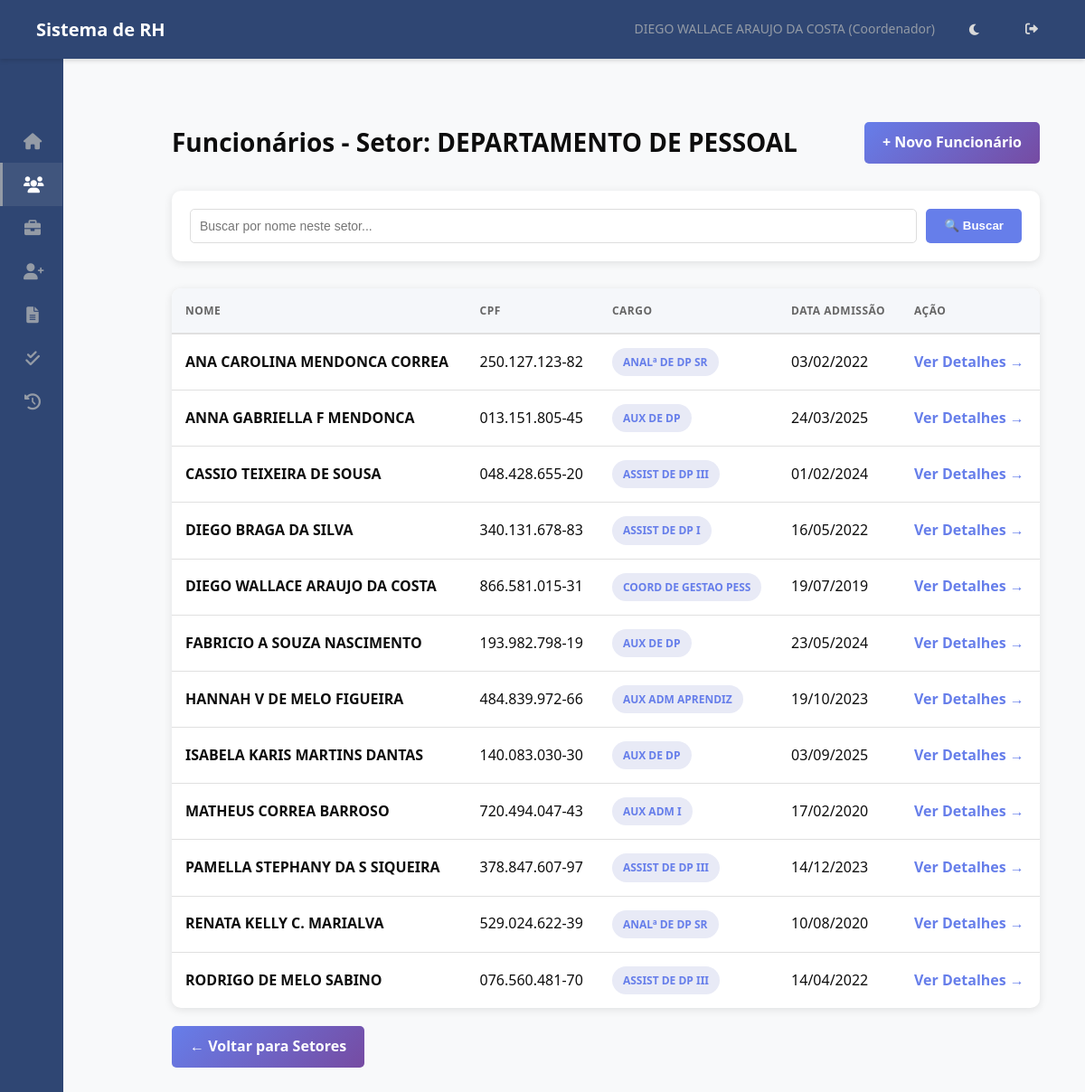
The app's page /funcionarios/setor/11/ (signed in) with its own data.
### hierarquia/models.py (models this page shows, shortened)
class Funcionario(models.Model):
    usuario = models.OneToOneField(User, on_delete=models.SET_NULL, null=True, blank=True, related_name='funcionario')
    nome = models.CharField(max_length=255)
    data_nascimento = models.DateField(blank=True, null=True)
    cpf = models.CharField(max_length=14, unique=True, validators=[cpf_validator])
    data_admissao = models.DateField()
    cargo = models.ForeignKey(Cargo, on_delete=models.PROTECT, related_name='funcionarios')
    setor_primario = models.ForeignKey(
        Setor,
        on_delete=models.PROTECT, # Protege contra exclusão de setor com funcionários
        related_name='funcionarios_primarios', # Nome para acesso reverso
        verbose_name='Setor Principal',
        null=True, # TEMPORARIAMENTE True para facilitar migração inicial, depois pode ser False
        blank=True # TEMPORARIAMENTE True
    )
    setores_responsaveis = models.ManyToManyField(
        Setor,
        related_name='responsaveis', # Permite Setor.responsaveis.all()
        blank=True, # Muitos funcionários não serão responsáveis por nenhum setor
        verbose_name='Setores Responsáveis'
    )
    centro_servico = models.ForeignKey(CentroServico, on_delete=models.SET_NULL, null=True, blank=True, related_name='funcionarios')
    ativo = models.BooleanField(default=True)
    criado_em = models.DateTimeField(auto_now_add=True)
    atualizado_em = models.DateTimeField(auto_now=True)
    class Meta:
        ordering = ['nome']
        verbose_name = 'Funcionário'
        verbose_name_plural = 'Funcionários'

class Cargo(models.Model):
    NIVEL_CHOICES = [
        (1, 'Diretor'),
        (2, 'Gestor'),
        (3, 'Coordenador'),
        (4, 'Supervisor'),
        (5, 'ADM/Analista'), # E outros níveis operacionais
    ]
    nome = models.CharField(max_length=255, unique=True)
    nivel = models.IntegerField(choices=NIVEL_CHOICES)
    descricao = models.TextField(blank=True, null=True)
    criado_em = models.DateTimeField(auto_now_add=True)
    atualizado_em = models.DateTimeField(auto_now=True)
    class Meta:
        ordering = ['nivel', 'nome']
        verbose_name = 'Cargo'
        verbose_name_plural = 'Cargos'

class Setor(models.Model):
    nome = models.CharField(max_length=255, unique=True)
    descricao = models.TextField(blank=True, null=True)
    criado_em = models.DateTimeField(auto_now_add=True)
    atualizado_em = models.DateTimeField(auto_now=True)
    class Meta:
        ordering = ['nome']
        verbose_name = 'Setor'
        verbose_name_plural = 'Setores'

### hierarquia/views.py (the view)
# urls.py: path('funcionarios/setor/<int:setor_id>/', views.listar_funcionarios_por_setor, name='listar_funcionarios_por_setor'),
@login_required(login_url='login')
def listar_funcionarios_por_setor(request, setor_id):
    try:
        funcionario_logado = request.user.funcionario
    except Funcionario.DoesNotExist:
        return render(request, 'hierarquia/sem_acesso.html')
    setor = get_object_or_404(Setor, id=setor_id)
    permitido = False
    if funcionario_logado.cargo.nivel == 1:
        permitido = True
    elif funcionario_logado.setor_primario == setor:
        permitido = True
    elif funcionario_logado.setores_responsaveis.filter(pk=setor.pk).exists():
        permitido = True
    if not permitido:
         return render(request, 'hierarquia/sem_permissao.html', {'mensagem': f'Você não tem permissão para ver funcionários do setor "{setor.nome}".'})
    funcionarios = Funcionario.objects.filter(ativo=True, setor_primario=setor)
    busca = request.GET.get('busca', '')
    if busca:
        funcionarios = funcionarios.filter(nome__icontains=busca)
    context = {
        'funcionario_logado': funcionario_logado,
        'funcionarios': funcionarios.order_by('nome'),
        'setor': setor,
        'busca': busca,
    }
    return render(request, 'hierarquia/listar_funcionarios.html', context)

### hierarquia/templatetags/rh_tags.py (called while the page is built)
@register.simple_tag
def is_rh_or_dp(funcionario):
    if funcionario and funcionario.setor_primario:
        if funcionario.setor_primario.nome.upper() in (s.upper() for s in RH_DP_SETORES):
            return True
    return False

### templates/hierarquia/listar_funcionarios.html (shortened to what this page needs)
{% extends 'base.html' %}
{% load static %}
{% block extra_css %}
    <link rel="stylesheet" href="{% static 'css/listar_funcionarios.css' %}">
{% endblock extra_css %}
{% block content %}
<div class="container">
    <div class="header">
        <h2>Funcionários - Setor: {{ setor.nome }}</h2>
        {% if perms.hierarquia.add_funcionario %}
            <a href="{% url 'cadastrar_funcionario' %}?setor_id={{ setor.id }}" class="btn">+ Novo Funcionário</a>
        {% endif %}
    </div>
    <div class="search-box">
        <form method="GET">
            <input type="text" name="busca" placeholder="Buscar por nome neste setor..." value="{{ busca }}">
            <button type="submit">🔍 Buscar</button>
        </form>
    </div>
    {% if funcionarios %}
    <div class="table-container">
        <table>
            <thead>
                <tr>
                    <th>Nome</th>
                    <th>CPF</th>
                    <th>Cargo</th>
                    <th>Data Admissão</th>
                    <th>Ação</th>
                </tr>
            </thead>
            <tbody>
                {% for func in funcionarios %}
                <tr>
                    <td><strong>{{ func.nome }}</strong></td>
                    <td>{{ func.cpf }}</td>
                    <td><span class="cargo-badge">{{ func.cargo.nome }}</span></td>
                    <td>{{ func.data_admissao|date:"d/m/Y" }}</td>
                    <td>
                        <a href="{% url 'detalhar_funcionario' func.id %}" class="action-link">Ver Detalhes →</a>
                    </td>
                </tr>
                {% endfor %}
            </tbody>
        </table>
    </div>
    {% endif %}
    <a href="{% url 'listar_setores_funcionarios' %}" class="btn" style="margin-top: 20px;">← Voltar para Setores</a>
</div>
{% endblock content %}

### templates/base.html (shortened to what this page needs)
{% load static %}
{% load rh_tags %}
<!DOCTYPE html>
<html lang="pt-BR">
<head>
    <link rel="stylesheet" href="{% static 'css/base.css' %}">
    <link rel="stylesheet" href="https://cdnjs.cloudflare.com/ajax/libs/font-awesome/6.0.0/css/all.min.css">
    {% block extra_css %}{% endblock extra_css %}
</head>
<body>
    <nav class="navbar">
        <h1>Sistema de RH</h1>
        <div class="navbar-user">
            {% if user.is_authenticated %}
                {% with funcionario_logado=request.user.funcionario %}
                    <span>
                        {{ funcionario_logado.nome|default:user.username }}
                        {% if funcionario_logado.cargo %} ({{ funcionario_logado.cargo.get_nivel_display }}) {% endif %}
                    </span>
                {% endwith %}
            {% else %}
                <span>Visitante</span>
            {% endif %}
            <button id="theme-toggle" class="theme-toggle-btn" aria-label="Alternar tema">
            </button>
            {% if user.is_authenticated %}
                <a href="{% url 'logout' %}" title="Sair"><i class="fas fa-sign-out-alt"></i></a>
            {% else %}
                <a href="{% url 'login' %}" title="Entrar"><i class="fas fa-sign-in-alt"></i></a>
            {% endif %}
        </div>
    </nav>
    <div class="page-container">
        <aside class="sidebar" id="sidebar">
            <div class="sidebar-header">
            </div>
            <nav class="menu-items">
                {% with funcionario_logado=request.user.funcionario %}
                    {% is_rh_or_dp funcionario_logado as eh_rh %}
                    <a href="{% url 'dashboard' %}" class="menu-item {% if request.resolver_match.url_name == 'dashboard' %}active{% endif %}">
                        <i class="fas fa-home fa-fw"></i> <span class="menu-text">Dashboard</span>
                    </a>
                    <a href="{% url 'listar_setores_funcionarios' %}" class="menu-item {% if 'funcionarios' in request.resolver_match.view_name or 'detalhar_funcionario' in request.resolver_match.url_name %}active{% endif %}">
                        <i class="fas fa-users fa-fw"></i> <span class="menu-text">Funcionários</span>
                    </a>
                    {% if user.is_superuser or eh_rh %}
                        <a href="{% url 'listar_vagas' %}" class="menu-item {% if 'vaga' in request.resolver_match.url_name %}active{% endif %}">
                            <i class="fas fa-briefcase fa-fw"></i> <span class="menu-text">Gerenciar Vagas</span>
                        </a>
                    {% endif %}
                    {% if user.is_authenticated %}
                        {% if funcionario_logado %}
                            {% if user.is_superuser or funcionario_logado.cargo and funcionario_logado.cargo.nivel <= 5 %}
                                <a href="{% url 'criar_rp' %}" class="menu-item {% if request.resolver_match.url_name == 'criar_rp' %}active{% endif %}">
                                    <i class="fas fa-user-plus fa-fw"></i> <span class="menu-text">Abrir RP</span>
                                </a>
                            {% endif %}
                            <a href="{% url 'minhas_rps' %}" class="menu-item {% if request.resolver_match.url_name == 'minhas_rps' %}active{% endif %}">
                                <i class="fas fa-file-alt fa-fw"></i> <span class="menu-text">Minhas RPs</span>
                            </a>
                            {% if user.is_superuser or eh_rh or funcionario_logado.cargo and funcionario_logado.cargo.nivel <= 4 %}
                                <a href="{% url 'listar_rps_para_aprovar' %}" class="menu-item {% if request.resolver_match.url_name == 'listar_rps_para_aprovar' %}active{% endif %}">
                                    <i class="fas fa-check-double fa-fw"></i> <span class="menu-text">Aprovar RPs</span>
                                </a>
                            {% endif %}
                            <a href="{% url 'historico_rps' %}" class="menu-item {% if request.resolver_match.url_name == 'historico_rps' %}active{% endif %}">
                                <i class="fas fa-history fa-fw"></i> <span class="menu-text">Histórico de RPs</span>
                            </a>
                         {% endif %}
                    {% endif %}
                {% endwith %}
            </nav>
        </aside>
        <main class="main-content" id="main-content">
            {% block content %}{% endblock content %}
        </main>
    </div>
</body>
</html>

### static/css/base.css (style rules this page uses)
:root { --sidebar-width-expanded: 250px; --sidebar-width-collapsed: 70px; --bg-primary: #FFFFFF; --bg-secondary: #f8f9fa; --bg-navbar: #2F4673; --bg-sidebar: #2F4673; --bg-hover: rgba(217, 217, 217, 0.05); --bg-active: rgba(217, 217, 217, 0.1); --text-primary: #0D0D0D; --text-secondary: #64758C; --text-muted: #949BA6; --text-navbar: #D9D9D9; --text-sidebar: #D9D9D9; --text-sidebar-hover: #FFFFFF; --border-color: #D9D9D9; --border-accent: #949BA6; --shadow-color: rgba(0, 0, 0, 0.1); --shadow-navbar: rgba(0, 0, 0, 0.15); --accent-color: #64758C; }
* { margin: 0; padding: 0; box-sizing: border-box; }
body { font-family: 'Segoe UI', Tahoma, Geneva, Verdana, sans-serif; color: var(--text-primary); background-color: var(--bg-secondary); font-size: 16px; line-height: 1.6; transition: background-color 0.3s ease, color 0.3s ease; overflow: hidden; }
.navbar { background-color: var(--bg-navbar); color: var(--text-navbar); padding: 0 40px; height: 65px; display: flex; justify-content: space-between; align-items: center; box-shadow: 0 2px 5px var(--shadow-navbar); position: relative; z-index: 1001; }
.navbar h1 { font-size: 20px; font-weight: 600; color: #FFFFFF; }
.navbar-user { display: flex; align-items: center; gap: 25px; }
.navbar-user span { font-size: 14px; color: var(--text-muted); }
.navbar-user a, .theme-toggle-btn { color: var(--text-navbar); text-decoration: none; padding: 8px 12px; border-radius: 4px; font-size: 14px; font-weight: 500; transition: background-color 0.2s ease, color 0.2s ease; cursor: pointer; background: none; border: none; font-family: inherit; }
.page-container { display: flex; height: calc(100vh - 65px); }
.sidebar { width: var(--sidebar-width-expanded); background: var(--bg-sidebar); height: 100%; overflow-y: auto; overflow-x: hidden; display: flex; flex-direction: column; transition: width 0.3s ease; z-index: 1000; position: relative; }
.sidebar-header { display: flex; justify-content: space-between; align-items: center; padding: 25px 25px 15px 25px; }
.sidebar .menu-items { display: flex; flex-direction: column; padding-bottom: 20px; }
.sidebar .menu-item { padding: 12px 25px; text-decoration: none; color: var(--text-sidebar); font-weight: 500; display: flex; align-items: center; gap: 12px; font-size: 15px; border-left: 3px solid transparent; margin-right: 1px; transition: background-color 0.2s ease, color 0.2s ease, border-left-color 0.2s ease; white-space: nowrap; }
.sidebar .menu-item i { font-size: 18px; width: 20px; text-align: center; color: var(--text-muted); transition: color 0.2s ease; flex-shrink: 0; }
.sidebar .menu-item.active { background-color: var(--bg-active); color: var(--text-sidebar-hover); border-left-color: var(--border-accent); font-weight: 600; }
.sidebar .menu-item.active i { color: var(--text-sidebar-hover); }
.sidebar.sidebar-collapsed { width: var(--sidebar-width-collapsed); }
.sidebar.sidebar-collapsed .menu-item { justify-content: center; padding-left: 0; padding-right: 0; gap: 0; }
.sidebar.sidebar-collapsed .menu-item i { margin: 0; }
.main-content { flex: 1; overflow-y: auto; padding: 30px; background-color: var(--bg-secondary); margin-left: var(--sidebar-width-expanded); transition: margin-left 0.3s ease; }
.sidebar.sidebar-collapsed ~ .main-content { margin-left: var(--sidebar-width-collapsed); }
.container { max-width: 1000px; margin: 0 auto; padding: 0; }

### records on screen
Funcionario: nome "DIEGO WALLACE ARAUJO DA COSTA", cargo.nivel "Coordenador", cpf "866.581.015-31", cargo.nome "COORD DE GESTAO PESS", data_admissao "19/07/2019"
Setor: nome "DEPARTAMENTO DE PESSOAL"
Funcionario: nome "ANA CAROLINA MENDONCA CORREA", cpf "250.127.123-82", cargo.nome "ANALª DE DP SR", data_admissao "03/02/2022"
Funcionario: nome "ANNA GABRIELLA F MENDONCA", cpf "013.151.805-45", cargo.nome "AUX DE DP", data_admissao "24/03/2025"
Funcionario: nome "CASSIO TEIXEIRA DE SOUSA", cpf "048.428.655-20", cargo.nome "ASSIST DE DP III", data_admissao "01/02/2024"
Funcionario: nome "DIEGO BRAGA DA SILVA", cpf "340.131.678-83", cargo.nome "ASSIST DE DP I", data_admissao "16/05/2022"
Funcionario: nome "FABRICIO A SOUZA NASCIMENTO", cpf "193.982.798-19", cargo.nome "AUX DE DP", data_admissao "23/05/2024"
Funcionario: nome "HANNAH V DE MELO FIGUEIRA", cpf "484.839.972-66", cargo.nome "AUX ADM APRENDIZ", data_admissao "19/10/2023"
Funcionario: nome "ISABELA KARIS MARTINS DANTAS", cpf "140.083.030-30", cargo.nome "AUX DE DP", data_admissao "03/09/2025"
Funcionario: nome "MATHEUS CORREA BARROSO", cpf "720.494.047-43", cargo.nome "AUX ADM I", data_admissao "17/02/2020"
Funcionario: nome "PAMELLA STEPHANY DA S SIQUEIRA", cpf "378.847.607-97", cargo.nome "ASSIST DE DP III", data_admissao "14/12/2023"
Funcionario: nome "RENATA KELLY C. MARIALVA", cpf "529.024.622-39", cargo.nome "ANALª DE DP SR", data_admissao "10/08/2020"
Funcionario: nome "RODRIGO DE MELO SABINO", cpf "076.560.481-70", cargo.nome "ASSIST DE DP III", data_admissao "14/04/2022"
